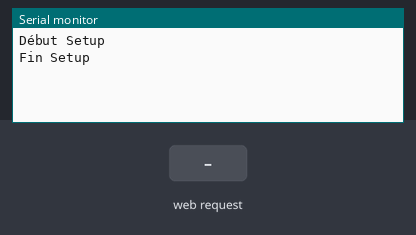
The sketch below on a simulated Arduino Uno, built with avr-gcc and run on an emulated ATmega328P. Parts: the last lines printed to the serial monitor. The inputs (shaded band) are chosen by the test bench. WiFi joins after 1.5 s; servers stay silent unless stated.

Above: at 1.2 s.
1.3 s: HTTP request GET /Acquer received
At 2.1 s:
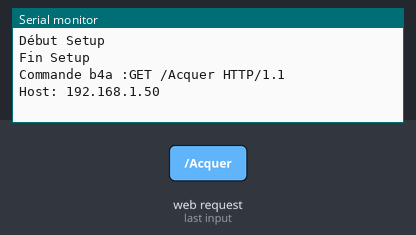
2.8 s: HTTP request GET /Arrete received
At 3.2 s:
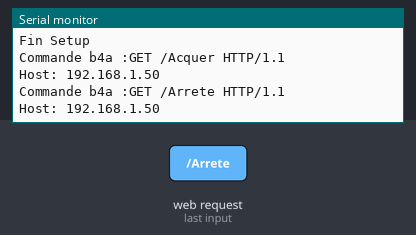

Measured:
- after the input at 1.3 s, the serial monitor: prints a new line at once (image 1)
- after the input at 2.8 s, the serial monitor: prints a new line at once (image 2)

The sketch:

TCP_Test_Ethernet.ino
```cpp
/*
* Arduino Uno
*
* A0: NC
* A1: NC
* A2: NC
* A3: NC
* A4: NC
* A5: NC
*
* D0 : RX rs232 non utilise
* D1 : TX rs232 non utilise
* D2 : NC
* D3 : NC
* D4 : SS Shield-Ethernet-Arduino SD
* D5 : NC
* D6 : NC
* D7 : NC
* D8 : NC
* D9 : NC
* D10 : SS Shield-Ethernet-Arduino
* D11 : MOSI Shield-Ethernet-Arduino
* D12 : MISO Shield-Ethernet-Arduino
* D13 : SCK Shield-Ethernet-Arduino
*
* I2C : NC
* I2C : NC
*
* Shield Ethernet sans POE
*
*/

#include <Ethernet.h>
#include <SPI.h>
#include <Wire.h>

//Shield Ethernet sans Aoe Numero 2
byte mac[]={0x90,0xA2,0xDA,0x0F,0x21,0xAD};
IPAddress ip_shield(192,168,1,205);

//TCP Protocole
unsigned int port_local=5500;
EthernetServer server(port_local);

String save_message;
String cmd_message;

void setup()
{
  Serial.begin(9600);
  Serial.println("Début Setup");
  Ethernet.begin(mac,ip_shield);
  server.begin();
  Serial.println("Fin Setup");
}

void loop()
{
  // Protocole TCP
  String conv_message_to_string;
  EthernetClient client = server.available();

  //Capteur
  float capteur1 = 10.10;
  int capteur2 = 20;
  String string_capteur1 (capteur1);
  String string_capteur2 (capteur2);
//  Serial.print("capteur1 : ");
//  Serial.println(string_capteur1);
//  Serial.print("capteur2 : ");
//  Serial.println(string_capteur2);

  //Requete TCP
 if (client)
 {
    client.flush();
    conv_message_to_string="";
    while (client.available() > 0)
    {
      char c = client.read();
      conv_message_to_string+=c;
//      Serial.print("Commande b4a :");
//      Serial.println(conv_message_to_string);
    }
    Serial.print("Commande b4a :");
    Serial.println(conv_message_to_string);

    if(conv_message_to_string=="Acquer")
    {
      save_message=conv_message_to_string;
    }
    else
    {
      cmd_message=conv_message_to_string;
    }

    if (save_message=="Acquer")
    {
      Serial.println("Client connecte");
      Serial.print("Message : ");
      Serial.println(conv_message_to_string);
      Serial.print("capteur1 : ");
      Serial.println(string_capteur1);
      Serial.print("capteur2 : ");
      Serial.println(string_capteur2);
      client.print("Message recu :"+conv_message_to_string+"\n"+"Capteur1 : "+string_capteur1+"\n"+"capteur2 : "+string_capteur2);
     }
     conv_message_to_string="";
  }

  /*Liste instruction pour B4A :
   * Arrete : Arreter le store
   */

   if(cmd_message=="Arrete")
   {
    Serial.println("Action de l'arduino");
    cmd_message="";
   }
}
```
